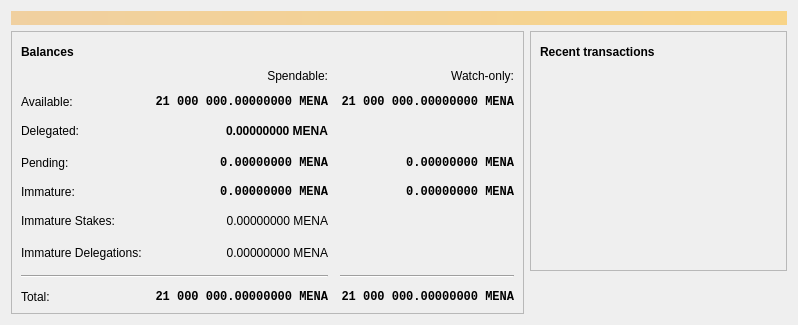
<?xml version="1.0" encoding="UTF-8"?>
<ui version="4.0">
 <class>OverviewPage</class>
 <widget class="QWidget" name="OverviewPage">
  <property name="geometry">
   <rect>
    <x>0</x>
    <y>0</y>
    <width>798</width>
    <height>318</height>
   </rect>
  </property>
  <property name="windowTitle">
   <string>Form</string>
  </property>
  <layout class="QVBoxLayout" name="topLayout">
   <item>
    <widget class="QLabel" name="labelAlerts">
     <property name="visible">
      <bool>false</bool>
     </property>
     <property name="styleSheet">
      <string notr="true">QLabel { background-color: qlineargradient(x1: 0, y1: 0, x2: 1, y2: 0, stop:0 #F0D0A0, stop:1 #F8D488); color:#000000; }</string>
     </property>
     <property name="wordWrap">
      <bool>true</bool>
     </property>
     <property name="margin">
      <number>3</number>
     </property>
     <property name="textInteractionFlags">
      <set>Qt::TextSelectableByMouse</set>
     </property>
    </widget>
   </item>
   <item>
    <layout class="QHBoxLayout" name="horizontalLayout" stretch="1,1">
     <item>
      <layout class="QVBoxLayout" name="verticalLayout_2">
       <item>
        <widget class="QFrame" name="frame">
         <property name="frameShape">
          <enum>QFrame::StyledPanel</enum>
         </property>
         <property name="frameShadow">
          <enum>QFrame::Raised</enum>
         </property>
         <layout class="QVBoxLayout" name="verticalLayout_4">
          <item>
           <layout class="QHBoxLayout" name="horizontalLayout_4">
            <item>
             <widget class="QLabel" name="label_5">
              <property name="font">
               <font>
                <weight>75</weight>
                <bold>true</bold>
               </font>
              </property>
              <property name="text">
               <string>Balances</string>
              </property>
             </widget>
            </item>
            <item>
             <widget class="QPushButton" name="labelWalletStatus">
              <property name="enabled">
               <bool>true</bool>
              </property>
              <property name="maximumSize">
               <size>
                <width>30</width>
                <height>16777215</height>
               </size>
              </property>
              <property name="toolTip">
               <string>The displayed information may be out of date. Your wallet automatically synchronizes with the Bitcoin network after a connection is established, but this process has not completed yet.</string>
              </property>
              <property name="text">
               <string/>
              </property>
              <property name="icon">
               <iconset resource="../bitcoin.qrc">
                <normaloff>:/icons/warning</normaloff>
                <disabledoff>:/icons/warning</disabledoff>:/icons/warning</iconset>
              </property>
              <property name="iconSize">
               <size>
                <width>24</width>
                <height>24</height>
               </size>
              </property>
              <property name="flat">
               <bool>true</bool>
              </property>
             </widget>
            </item>
            <item>
             <spacer name="horizontalSpacer_3">
              <property name="orientation">
               <enum>Qt::Horizontal</enum>
              </property>
              <property name="sizeHint" stdset="0">
               <size>
                <width>40</width>
                <height>20</height>
               </size>
              </property>
             </spacer>
            </item>
           </layout>
          </item>
          <item>
           <layout class="QGridLayout" name="gridLayout">
            <property name="spacing">
             <number>12</number>
            </property>
            <item row="3" column="2">
             <widget class="QLabel" name="labelWatchPending">
              <property name="font">
               <font>
                <family>Monospace</family>
                <weight>75</weight>
                <bold>true</bold>
               </font>
              </property>
              <property name="cursor">
               <cursorShape>IBeamCursor</cursorShape>
              </property>
              <property name="toolTip">
               <string>Unconfirmed transactions to watch-only addresses</string>
              </property>
              <property name="text">
               <string notr="true">0.00000000 MENA</string>
              </property>
              <property name="alignment">
               <set>Qt::AlignRight|Qt::AlignTrailing|Qt::AlignVCenter</set>
              </property>
              <property name="textInteractionFlags">
               <set>Qt::LinksAccessibleByMouse|Qt::TextSelectableByKeyboard|Qt::TextSelectableByMouse</set>
              </property>
             </widget>
            </item>
            <item row="3" column="1">
             <widget class="QLabel" name="labelUnconfirmed">
              <property name="font">
               <font>
                <family>Monospace</family>
                <weight>75</weight>
                <bold>true</bold>
               </font>
              </property>
              <property name="cursor">
               <cursorShape>IBeamCursor</cursorShape>
              </property>
              <property name="toolTip">
               <string>Total of transactions that have yet to be confirmed, and do not yet count toward the spendable balance</string>
              </property>
              <property name="text">
               <string notr="true">0.00000000 MENA</string>
              </property>
              <property name="alignment">
               <set>Qt::AlignRight|Qt::AlignTrailing|Qt::AlignVCenter</set>
              </property>
              <property name="textInteractionFlags">
               <set>Qt::LinksAccessibleByMouse|Qt::TextSelectableByKeyboard|Qt::TextSelectableByMouse</set>
              </property>
             </widget>
            </item>
            <item row="4" column="2">
             <widget class="QLabel" name="labelWatchImmature">
              <property name="font">
               <font>
                <family>Monospace</family>
                <weight>75</weight>
                <bold>true</bold>
               </font>
              </property>
              <property name="cursor">
               <cursorShape>IBeamCursor</cursorShape>
              </property>
              <property name="toolTip">
               <string>Mined balance in watch-only addresses that has not yet matured</string>
              </property>
              <property name="text">
               <string notr="true">0.00000000 MENA</string>
              </property>
              <property name="alignment">
               <set>Qt::AlignRight|Qt::AlignTrailing|Qt::AlignVCenter</set>
              </property>
              <property name="textInteractionFlags">
               <set>Qt::LinksAccessibleByMouse|Qt::TextSelectableByKeyboard|Qt::TextSelectableByMouse</set>
              </property>
             </widget>
            </item>
            <item row="7" column="0" colspan="2">
             <widget class="Line" name="line">
              <property name="orientation">
               <enum>Qt::Horizontal</enum>
              </property>
             </widget>
            </item>
            <item row="7" column="2">
             <widget class="Line" name="lineWatchBalance">
              <property name="sizePolicy">
               <sizepolicy hsizetype="Preferred" vsizetype="Fixed">
                <horstretch>0</horstretch>
                <verstretch>0</verstretch>
               </sizepolicy>
              </property>
              <property name="minimumSize">
               <size>
                <width>140</width>
                <height>0</height>
               </size>
              </property>
              <property name="orientation">
               <enum>Qt::Horizontal</enum>
              </property>
             </widget>
            </item>
            <item row="8" column="0">
             <widget class="QLabel" name="labelTotalText">
              <property name="text">
               <string>Total:</string>
              </property>
             </widget>
            </item>
            <item row="4" column="1">
             <widget class="QLabel" name="labelImmature">
              <property name="font">
               <font>
                <family>Monospace</family>
                <weight>75</weight>
                <bold>true</bold>
               </font>
              </property>
              <property name="cursor">
               <cursorShape>IBeamCursor</cursorShape>
              </property>
              <property name="toolTip">
               <string>Mined balance that has not yet matured</string>
              </property>
              <property name="text">
               <string notr="true">0.00000000 MENA</string>
              </property>
              <property name="alignment">
               <set>Qt::AlignRight|Qt::AlignTrailing|Qt::AlignVCenter</set>
              </property>
              <property name="textInteractionFlags">
               <set>Qt::LinksAccessibleByMouse|Qt::TextSelectableByKeyboard|Qt::TextSelectableByMouse</set>
              </property>
             </widget>
            </item>
            <item row="3" column="3">
             <spacer name="horizontalSpacer_2">
              <property name="orientation">
               <enum>Qt::Horizontal</enum>
              </property>
              <property name="sizeHint" stdset="0">
               <size>
                <width>40</width>
                <height>20</height>
               </size>
              </property>
             </spacer>
            </item>
            <item row="4" column="0">
             <widget class="QLabel" name="labelImmatureText">
              <property name="text">
               <string>Immature:</string>
              </property>
             </widget>
            </item>
            <item row="5" column="1">
             <widget class="QLabel" name="labelStake">
              <property name="font">
               <font>
                <weight>30</weight>
               </font>
              </property>
              <property name="cursor">
               <cursorShape>IBeamCursor</cursorShape>
              </property>
              <property name="toolTip">
               <string>Stake</string>
              </property>
              <property name="text">
               <string notr="true">0.00000000 MENA</string>
              </property>
              <property name="alignment">
               <set>Qt::AlignRight|Qt::AlignTrailing|Qt::AlignVCenter</set>
              </property>
              <property name="textInteractionFlags">
               <set>Qt::LinksAccessibleByMouse|Qt::TextSelectableByKeyboard|Qt::TextSelectableByMouse</set>
              </property>
             </widget>
            </item>
            <item row="5" column="3">
             <spacer name="horizontalSpacer_4">
              <property name="orientation">
               <enum>Qt::Horizontal</enum>
              </property>
              <property name="sizeHint" stdset="0">
               <size>
                <width>40</width>
                <height>20</height>
               </size>
              </property>
             </spacer>
            </item>
            <item row="5" column="0">
             <widget class="QLabel" name="labelStakeText">
              <property name="text">
                <string>Immature Stakes:</string>
              </property>
             </widget>
            </item>
            <item row="6" column="1">
             <widget class="QLabel" name="labelImmatureDelegated">
              <property name="font">
               <font>
                <weight>30</weight>
               </font>
              </property>
              <property name="cursor">
               <cursorShape>IBeamCursor</cursorShape>
              </property>
              <property name="toolTip">
               <string>Immature Delegations</string>
              </property>
              <property name="text">
               <string notr="true">0.00000000 MENA</string>
              </property>
              <property name="alignment">
               <set>Qt::AlignRight|Qt::AlignTrailing|Qt::AlignVCenter</set>
              </property>
              <property name="textInteractionFlags">
               <set>Qt::LinksAccessibleByMouse|Qt::TextSelectableByKeyboard|Qt::TextSelectableByMouse</set>
              </property>
             </widget>
            </item>
            <item row="6" column="3">
             <spacer name="horizontalSpacer_6">
              <property name="orientation">
               <enum>Qt::Horizontal</enum>
              </property>
              <property name="sizeHint" stdset="0">
               <size>
                <width>40</width>
                <height>20</height>
               </size>
              </property>
             </spacer>
            </item>
            <item row="6" column="0">
             <widget class="QLabel" name="labelImmatureDelegatedText">
              <property name="text">
                <string>Immature Delegations:</string>
              </property>
             </widget>
            </item>
            <item row="2" column="1">
             <widget class="QLabel" name="labelDelegated">
              <property name="font">
               <font>
                <weight>75</weight>
                <bold>true</bold>
               </font>
              </property>
              <property name="cursor">
               <cursorShape>IBeamCursor</cursorShape>
              </property>
              <property name="toolTip">
               <string>Delegated</string>
              </property>
              <property name="text">
               <string notr="true">0.00000000 MENA</string>
              </property>
              <property name="alignment">
               <set>Qt::AlignRight|Qt::AlignTrailing|Qt::AlignVCenter</set>
              </property>
              <property name="textInteractionFlags">
               <set>Qt::LinksAccessibleByMouse|Qt::TextSelectableByKeyboard|Qt::TextSelectableByMouse</set>
              </property>
             </widget>
            </item>
            <item row="2" column="3">
             <spacer name="horizontalSpacer_5">
              <property name="orientation">
               <enum>Qt::Horizontal</enum>
              </property>
              <property name="sizeHint" stdset="0">
               <size>
                <width>40</width>
                <height>20</height>
               </size>
              </property>
             </spacer>
            </item>
            <item row="2" column="0">
             <widget class="QLabel" name="labelDelegatedText">
              <property name="text">
                <string>Delegated:</string>
              </property>
             </widget>
            </item>
            <item row="8" column="1">
             <widget class="QLabel" name="labelTotal">
              <property name="font">
               <font>
                <family>Monospace</family>
                <weight>75</weight>
                <bold>true</bold>
               </font>
              </property>
              <property name="cursor">
               <cursorShape>IBeamCursor</cursorShape>
              </property>
              <property name="toolTip">
               <string>Your current total balance</string>
              </property>
              <property name="text">
               <string notr="true">21 000 000.00000000 MENA</string>
              </property>
              <property name="alignment">
               <set>Qt::AlignRight|Qt::AlignTrailing|Qt::AlignVCenter</set>
              </property>
              <property name="textInteractionFlags">
               <set>Qt::LinksAccessibleByMouse|Qt::TextSelectableByKeyboard|Qt::TextSelectableByMouse</set>
              </property>
             </widget>
            </item>
            <item row="8" column="2">
             <widget class="QLabel" name="labelWatchTotal">
              <property name="font">
               <font>
                <family>Monospace</family>
                <weight>75</weight>
                <bold>true</bold>
               </font>
              </property>
              <property name="cursor">
               <cursorShape>IBeamCursor</cursorShape>
              </property>
              <property name="toolTip">
               <string>Current total balance in watch-only addresses</string>
              </property>
              <property name="text">
               <string notr="true">21 000 000.00000000 MENA</string>
              </property>
              <property name="alignment">
               <set>Qt::AlignRight|Qt::AlignTrailing|Qt::AlignVCenter</set>
              </property>
              <property name="textInteractionFlags">
               <set>Qt::LinksAccessibleByMouse|Qt::TextSelectableByKeyboard|Qt::TextSelectableByMouse</set>
              </property>
             </widget>
            </item>
            <item row="0" column="2">
             <widget class="QLabel" name="labelWatchonly">
              <property name="text">
               <string>Watch-only:</string>
              </property>
              <property name="alignment">
               <set>Qt::AlignRight|Qt::AlignTrailing|Qt::AlignVCenter</set>
              </property>
             </widget>
            </item>
            <item row="1" column="0">
             <widget class="QLabel" name="labelBalanceText">
              <property name="text">
               <string>Available:</string>
              </property>
             </widget>
            </item>
            <item row="1" column="1">
             <widget class="QLabel" name="labelBalance">
              <property name="font">
               <font>
                <family>Monospace</family>
                <weight>75</weight>
                <bold>true</bold>
               </font>
              </property>
              <property name="cursor">
               <cursorShape>IBeamCursor</cursorShape>
              </property>
              <property name="toolTip">
               <string>Your current spendable balance</string>
              </property>
              <property name="text">
               <string notr="true">21 000 000.00000000 MENA</string>
              </property>
              <property name="alignment">
               <set>Qt::AlignRight|Qt::AlignTrailing|Qt::AlignVCenter</set>
              </property>
              <property name="textInteractionFlags">
               <set>Qt::LinksAccessibleByMouse|Qt::TextSelectableByKeyboard|Qt::TextSelectableByMouse</set>
              </property>
             </widget>
            </item>
            <item row="1" column="2">
             <widget class="QLabel" name="labelWatchAvailable">
              <property name="font">
               <font>
                <family>Monospace</family>
                <weight>75</weight>
                <bold>true</bold>
               </font>
              </property>
              <property name="cursor">
               <cursorShape>IBeamCursor</cursorShape>
              </property>
              <property name="toolTip">
               <string>Your current balance in watch-only addresses</string>
              </property>
              <property name="text">
               <string notr="true">21 000 000.00000000 MENA</string>
              </property>
              <property name="alignment">
               <set>Qt::AlignRight|Qt::AlignTrailing|Qt::AlignVCenter</set>
              </property>
              <property name="textInteractionFlags">
               <set>Qt::LinksAccessibleByMouse|Qt::TextSelectableByKeyboard|Qt::TextSelectableByMouse</set>
              </property>
             </widget>
            </item>
            <item row="3" column="0">
             <widget class="QLabel" name="labelPendingText">
              <property name="text">
               <string>Pending:</string>
              </property>
             </widget>
            </item>
            <item row="0" column="1">
             <widget class="QLabel" name="labelSpendable">
              <property name="text">
               <string>Spendable:</string>
              </property>
              <property name="alignment">
               <set>Qt::AlignRight|Qt::AlignTrailing|Qt::AlignVCenter</set>
              </property>
             </widget>
            </item>
           </layout>
          </item>
         </layout>
        </widget>
       </item>
       <item>
        <spacer name="verticalSpacer">
         <property name="orientation">
          <enum>Qt::Vertical</enum>
         </property>
         <property name="sizeHint" stdset="0">
          <size>
           <width>20</width>
           <height>40</height>
          </size>
         </property>
        </spacer>
       </item>
      </layout>
     </item>
     <item>
      <layout class="QVBoxLayout" name="verticalLayout_3">
       <item>
        <widget class="QFrame" name="frame_2">
         <property name="frameShape">
          <enum>QFrame::StyledPanel</enum>
         </property>
         <property name="frameShadow">
          <enum>QFrame::Raised</enum>
         </property>
         <layout class="QVBoxLayout" name="verticalLayout">
          <item>
           <layout class="QHBoxLayout" name="horizontalLayout_2">
            <item>
             <widget class="QLabel" name="label_4">
              <property name="font">
               <font>
                <weight>75</weight>
                <bold>true</bold>
               </font>
              </property>
              <property name="text">
               <string>Recent transactions</string>
              </property>
             </widget>
            </item>
            <item>
             <widget class="QPushButton" name="labelTransactionsStatus">
              <property name="enabled">
               <bool>true</bool>
              </property>
              <property name="maximumSize">
               <size>
                <width>30</width>
                <height>16777215</height>
               </size>
              </property>
              <property name="toolTip">
               <string>The displayed information may be out of date. Your wallet automatically synchronizes with the Bitcoin network after a connection is established, but this process has not completed yet.</string>
              </property>
              <property name="text">
               <string/>
              </property>
              <property name="icon">
               <iconset resource="../bitcoin.qrc">
                <normaloff>:/icons/warning</normaloff>
                <disabledoff>:/icons/warning</disabledoff>:/icons/warning</iconset>
              </property>
              <property name="iconSize">
               <size>
                <width>24</width>
                <height>24</height>
               </size>
              </property>
              <property name="flat">
               <bool>true</bool>
              </property>
             </widget>
            </item>
            <item>
             <spacer name="horizontalSpacer">
              <property name="orientation">
               <enum>Qt::Horizontal</enum>
              </property>
              <property name="sizeHint" stdset="0">
               <size>
                <width>40</width>
                <height>20</height>
               </size>
              </property>
             </spacer>
            </item>
           </layout>
          </item>
          <item>
           <widget class="QListView" name="listTransactions">
            <property name="styleSheet">
             <string notr="true">QListView { background: transparent; }</string>
            </property>
            <property name="frameShape">
             <enum>QFrame::NoFrame</enum>
            </property>
            <property name="verticalScrollBarPolicy">
             <enum>Qt::ScrollBarAlwaysOff</enum>
            </property>
            <property name="horizontalScrollBarPolicy">
             <enum>Qt::ScrollBarAlwaysOff</enum>
            </property>
            <property name="selectionMode">
             <enum>QAbstractItemView::NoSelection</enum>
            </property>
           </widget>
          </item>
         </layout>
        </widget>
       </item>
       <item>
        <spacer name="verticalSpacer_2">
         <property name="orientation">
          <enum>Qt::Vertical</enum>
         </property>
         <property name="sizeHint" stdset="0">
          <size>
           <width>20</width>
           <height>40</height>
          </size>
         </property>
        </spacer>
       </item>
      </layout>
     </item>
    </layout>
   </item>
  </layout>
 </widget>
 <resources/>
 <connections/>
</ui>
